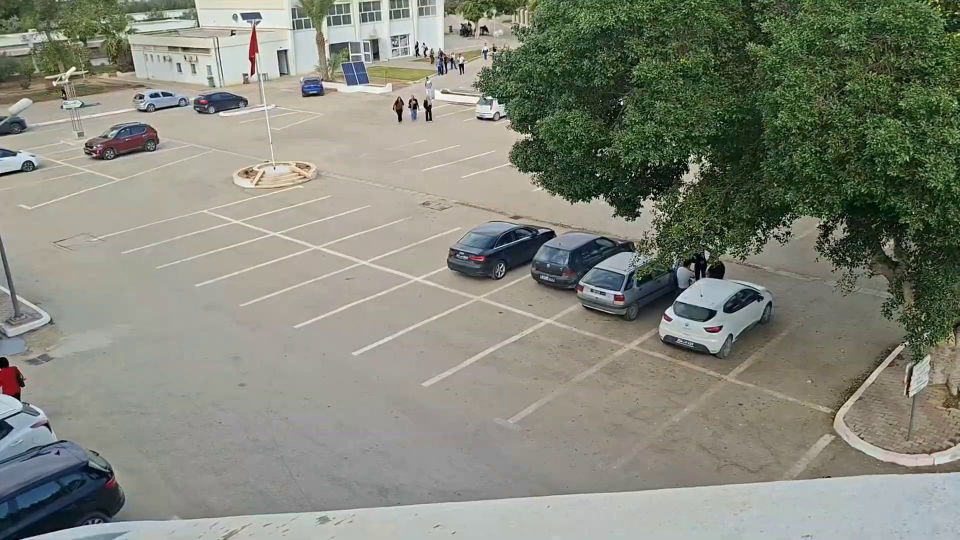
#> input picture reference_frame.jpg, 1920 x 1080 px (shown at 1/2 size)
$ python spot_selector.py
#> lines starting #> are read from the running program, lines starting #| are printed output that depends on the picture; after the words box and inside, x2 and y2 are one past the last pixel; in counts of white or black regions, pixels touching at a corner belong together
import cv2
import pickle
import numpy as np
import os

# --- CONFIGURATION ---
# Ensure this is the reference frame you extracted from your video
IMAGE_PATH = "reference_frame.jpg"
PICKLE_FILE = "parking_slots.pkl"

# Load the image
image = cv2.imread(IMAGE_PATH)
#> image is the input picture: shape (1080, 1920, 3); mean B, G, R 121.6, 134, 131.2
if image is None:
    print(f"Erreur : impossible de charger l'image '{IMAGE_PATH}'")
    print("Assurez-vous d'avoir exécuté le script d'extraction d'image d'abord.")
    exit()

clone = image.copy()
points = []
parking_slots = []

# Load existing slots if the file exists
if os.path.exists(PICKLE_FILE):
    with open(PICKLE_FILE, "rb") as f:
#> (reads parking_slots.pkl from the repository)
        parking_slots = pickle.load(f)
    print(f"{len(parking_slots)} emplacements chargés.")
else:
    print(f"Nouveau fichier {PICKLE_FILE} sera créé.")

def redraw_all():
    """Refreshes the image display with all current slots and pending points."""
    global image
    image = clone.copy()
    for slot in parking_slots:
        pts = np.array(slot, np.int32)
        # Draw green boxes for finished slots
        cv2.polylines(image, [pts], isClosed=True, color=(0, 255, 0), thickness=2)
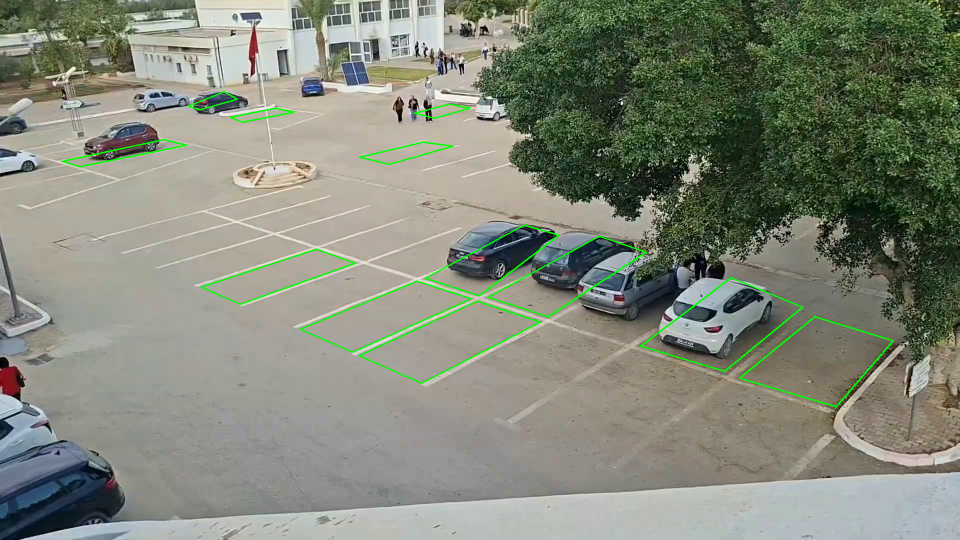
#> image: shape (1080, 1920, 3) (shown at 1/2 size); 0.9% of pixels changed, all inside (x1, y1, x2, y2) = (123, 182, 1788, 815)

    # Draw red dots for the points currently being clicked
    for p in points:
        cv2.circle(image, p, 4, (0, 0, 255), -1)

def auto_save():
    """Saves the current list of slots to the pickle file."""
    with open(PICKLE_FILE, "wb") as f:
        pickle.dump(parking_slots, f)
    print(f"Sauvegardé ({len(parking_slots)} emplacements au total)")

def mouse_callback(event, x, y, flags, param):
    global points, parking_slots

    # Left Click: Add a corner point
    if event == cv2.EVENT_LBUTTONDOWN:
        points.append((x, y))
        if len(points) == 4:
            parking_slots.append([list(p) for p in points])
            points = []
            auto_save()
        redraw_all()

    # Right Click: Delete the last completed slot
    elif event == cv2.EVENT_RBUTTONDOWN:
        if parking_slots:
            parking_slots.pop()
            print("Dernier emplacement supprimé.")
            auto_save()
            redraw_all()

# --- WINDOW INITIALIZATION (THE FIX) ---
# 1. Create the window with WINDOW_NORMAL so it is resizable
cv2.namedWindow("Selector", cv2.WINDOW_NORMAL)

# 2. Resize the window to a large size on your screen
# You can change 1280, 720 to match your screen's resolution
cv2.resizeWindow("Selector", 1280, 720)

cv2.setMouseCallback("Selector", mouse_callback)

print("\n--- INSTRUCTIONS ---")
print("1. CLIC GAUCHE : Placez les 4 coins d'une place.")
print("2. CLIC DROIT  : Supprimez la dernière place enregistrée.")
print("3. TOUCHE 'R'  : Réinitialisez les points de la place en cours.")
print("4. TOUCHE 'Q'  : Quitter et fermer.\n")

# Initial draw
redraw_all()

while True:
    cv2.imshow("Selector", image)
    key = cv2.waitKey(1) & 0xFF
#> (key q is pressed here)

    # Quit
    if key == ord('q'):
        break

    # Reset current pending points
    if key == ord('r'):
        points = []
        redraw_all()
        print("Points en cours réinitialisés.")

cv2.destroyAllWindows()
